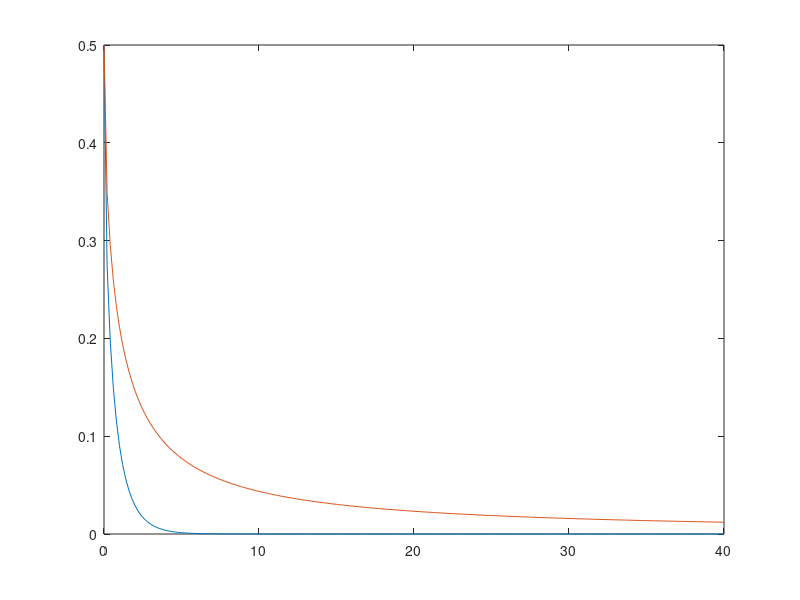

Here is the MATLAB script that generated this plot:
N=10000; 
snr =0:0.2:40;
data=randn(1,N)>=0; 
info = 2*data-1;
h=rand(1,1)+j*randn(1,1)
a=abs(h);
BER=qfunc((a*a*snr).^(0.5));
BER2=0.5.*(1.-((snr./(2.+snr)).^0.5));
plot(snr,BER)
hold on
plot(snr,BER2)